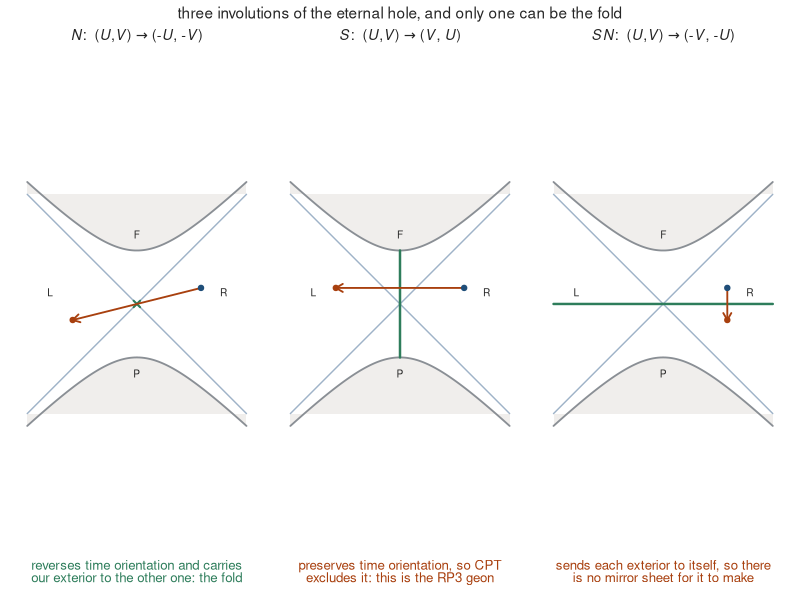
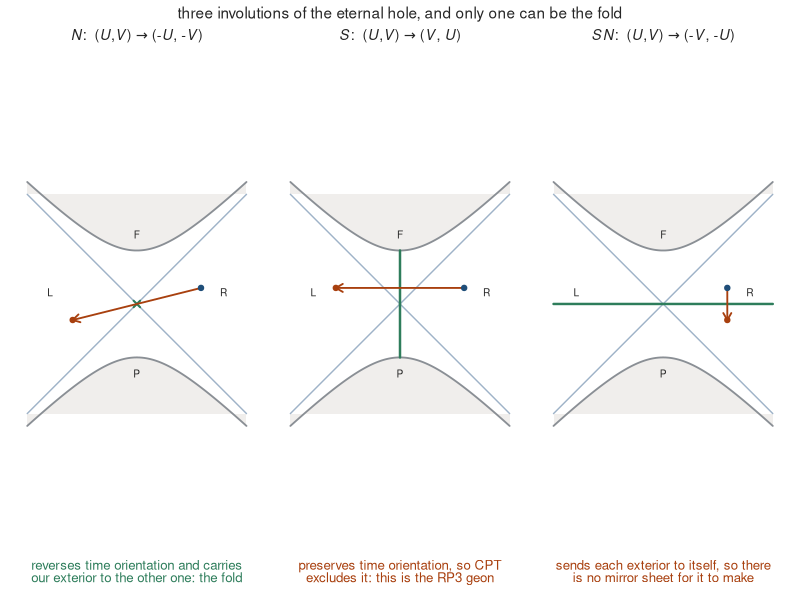

Write R code to recreate these figures, in order.
#!/usr/bin/env Rscript
# fig_involutions.R -- A.15's classification, drawn. Three candidates, one survivor.
#
# Kruskal's metric depends on U and V only through the product UV, so a linear isometry is
# either a diagonal (U,V) -> (lam U, V/lam) or a swap (U,V) -> (lam V, U/lam). Squaring kills
# all but three up to a boost:
#     N  : (U,V) -> (-U,-V)      S : (U,V) -> (V,U)      SN : (U,V) -> (-V,-U)
# In Kruskal coordinates T = (U+V)/2 and X = (V-U)/2 these are, respectively, the point
# reflection through the origin, the mirror in the vertical axis and the mirror in the
# horizontal one. That is the whole classification, and it is why the fold's map is forced.
#
# What separates them:
#   S  preserves time orientation, so CPT excludes it. It is the RP^3 geon.
#   SN sends each exterior to ITSELF, so it offers no mirror sheet at all, and
#      whatever contact meant it would mean it where we can look.
#   N  reverses time orientation, carries our exterior to the other one, and is rigid: no
#      boost composes with it to give another involution.
# Table and numerics: checks/calc/fold_map_classification.R

maps <- list(
  list(k = "N",  f = function(T, X) c(-T, -X), fix = "point",
       ttl = expression(paste(italic(N), ":  (", italic(U), ",", italic(V), ") ", symbol("\256"),
                              " (-", italic(U), ", -", italic(V), ")")),
       v1 = "reverses time orientation and carries",
       v2 = "our exterior to the other one: the fold", good = TRUE),
  list(k = "S",  f = function(T, X) c(T, -X), fix = "vert",
       ttl = expression(paste(italic(S), ":  (", italic(U), ",", italic(V), ") ", symbol("\256"),
                              " (", italic(V), ", ", italic(U), ")")),
       v1 = "preserves time orientation, so CPT",
       v2 = "excludes it: this is the RP3 geon", good = FALSE),
  list(k = "SN", f = function(T, X) c(-T, X), fix = "horiz",
       ttl = expression(paste(italic(SN), ":  (", italic(U), ",", italic(V), ") ", symbol("\256"),
                              " (-", italic(V), ", -", italic(U), ")")),
       v1 = "sends each exterior to itself, so there",
       v2 = "is no mirror sheet for it to make", good = FALSE))

# The three are isometries and involutions; a fourth map is neither. Checked, not asserted.
UV <- function(T, X) (T - X) * (T + X) * -1   # U = T - X, V = T + X, so UV = T^2 - X^2
set.seed(1); Ts <- runif(500, -2, 2); Xs <- runif(500, -2, 2)
for (m in maps) {
  im <- mapply(function(t, x) m$f(t, x), Ts, Xs)
  stopifnot(max(abs(UV(im[1,], im[2,]) - UV(Ts, Xs))) < 1e-12)          # isometry
  im2 <- mapply(function(t, x) m$f(t, x), im[1,], im[2,])
  stopifnot(max(abs(im2[1,] - Ts)) < 1e-12, max(abs(im2[2,] - Xs)) < 1e-12)  # involution
}
bad <- function(T, X) c(-T, 2*X)
stopifnot(max(abs(UV(-Ts, 2*Xs) - UV(Ts, Xs))) > 1)                      # and one that is not
cat("=== all three are isometries and involutions of the (U,V) plane ===\n")
cat("   N, S and SN each preserve UV to 1e-12 over 500 random points and square to the\n")
cat("   identity; the control map (T,X) -> (-T,2X) fails the first test, so it can fail.\n\n")
p <- c(0.30, 1.20)
for (m in maps) {
  q <- m$f(p[1], p[2])
  reg <- function(v) if (abs(v[2]) > abs(v[1])) (if (v[2] > 0) "R (our exterior)" else "L (the mirror)") else
                     (if (v[1] > 0) "F (interior)" else "P (interior)")
  cat(sprintf("   %-3s sends %s to %s\n", m$k, reg(p), reg(q)))
}

ink <- "grey15"; hor <- "#9fb3c8"; sing <- "#8a8f95"; c1 <- "#1f4e79"; mark <- "#a8400f"
ok <- "#2e7d5b"
panel <- function(m) {
  par(mar = c(3.4, 1.0, 2.6, 1.0), xpd = FALSE)
  plot(NA, xlim = c(-2.05, 2.05), ylim = c(-2.05, 2.05), axes = FALSE, xlab = "", ylab = "", asp = 1)
  xs <- seq(-2.05, 2.05, length.out = 400)
  polygon(c(-2.05, xs, 2.05), c(2.05, sqrt(1 + xs^2), 2.05), col = "#f0eeec", border = NA)
  polygon(c(-2.05, xs, 2.05), c(-2.05, -sqrt(1 + xs^2), -2.05), col = "#f0eeec", border = NA)
  lines(xs, sqrt(1 + xs^2), col = sing, lwd = 1.8); lines(xs, -sqrt(1 + xs^2), col = sing, lwd = 1.8)
  segments(-2.05, -2.05, 2.05, 2.05, col = hor, lwd = 1.4)
  segments(-2.05, 2.05, 2.05, -2.05, col = hor, lwd = 1.4)
  # both sat on the horizontal axis line; lifted off it
  text(1.62, 0.22, "R", col = ink, cex = 0.92); text(-1.62, 0.22, "L", col = ink, cex = 0.92)
  text(0, 1.30, "F", col = ink, cex = 0.92);  text(0, -1.30, "P", col = ink, cex = 0.92)

  if (m$fix == "point") points(0, 0, pch = 4, cex = 1.3, col = ok, lwd = 2)
  if (m$fix == "vert")  segments(0, -1, 0, 1, col = ok, lwd = 2.4)
  if (m$fix == "horiz") segments(-2.05, 0, 2.05, 0, col = ok, lwd = 2.4)

  q <- m$f(p[1], p[2])
  arrows(p[2], p[1], q[2], q[1], length = 0.08, col = mark, lwd = 1.8)
  points(p[2], p[1], pch = 19, cex = 1.1, col = c1)
  points(q[2], q[1], pch = 19, cex = 1.1, col = mark)
  mtext(m$ttl, side = 3, line = 1.15, cex = 0.86, col = ink)
  mtext(m$v1, side = 1, line = 0.9, cex = 0.80, col = if (m$good) ok else mark)
  mtext(m$v2, side = 1, line = 1.85, cex = 0.80, col = if (m$good) ok else mark)
}
draw <- function() { par(mfrow = c(1, 3), oma = c(0.6, 0.4, 2.0, 0.4)); for (m in maps) panel(m)
  mtext("three involutions of the eternal hole, and only one can be the fold",
        outer = TRUE, side = 3, line = 0.4, cex = 0.92, col = ink) }
for (f in c("papers/2_over_the_horizon/fig_companion_involutions.pdf", "papers/2_over_the_horizon/fig_companion_involutions.png")) {
  if (grepl("pdf$", f)) pdf(f, width = 9.0, height = 3.8) else png(f, width = 1390, height = 590, res = 150)
  draw(); invisible(dev.off()); cat("  wrote", f, "\n")
}
